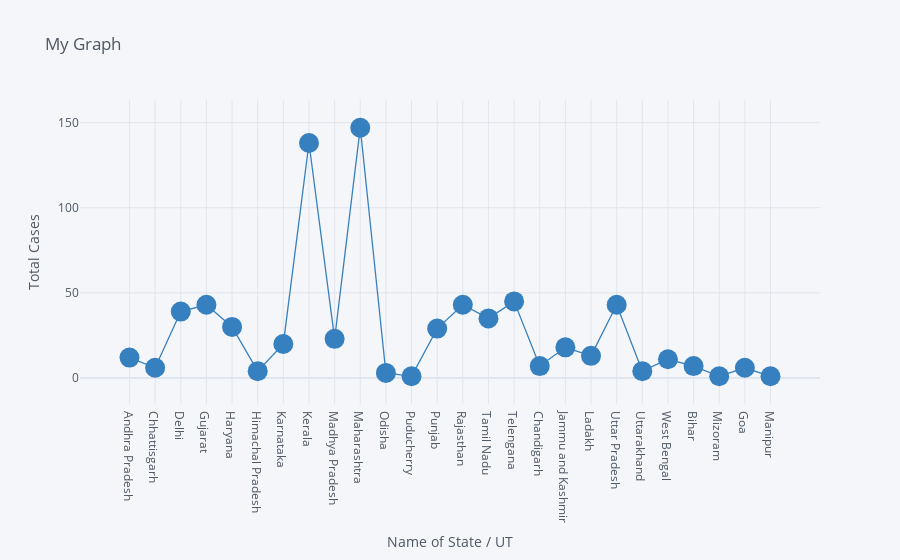
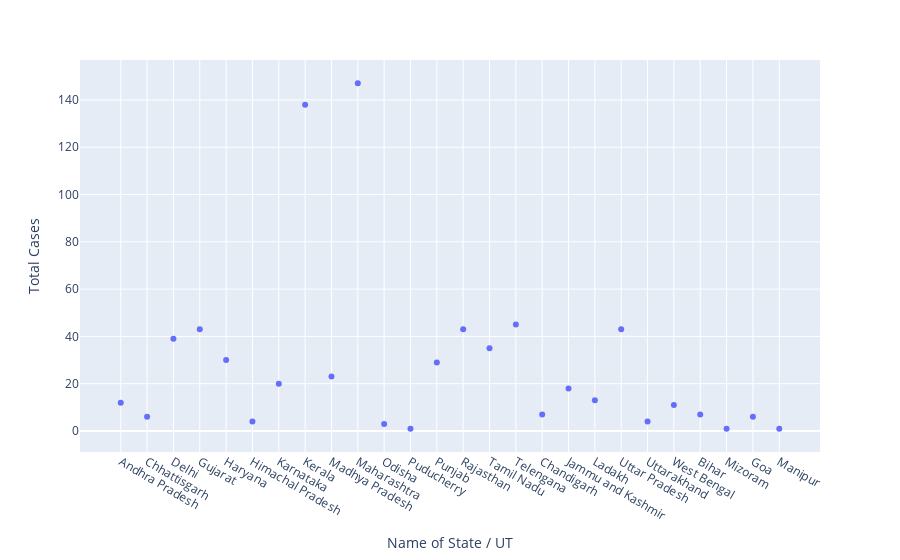

Write notebook code for charts like these, in order.
### Code cell
df.iplot(kind='scatter',x='Name of State / UT',y='Total Cases',mode='markers+lines',title='My Graph',xTitle='Name of State / UT',yTitle='Total Cases',colors='blue',size=20)

px.scatter(df,x='Name of State / UT',y='Total Cases')

### Figure 1 — Plotly figure (JSON) as saved in the notebook; plotly's stock layout.template omitted (floating-point values rounded to 4 significant figures)
{"data": [{"line": {"color": "rgba(55, 128, 191, 1.0)", "dash": "solid", "shape": "linear", "width": 1.3}, "marker": {"size": 20, "symbol": "circle"}, "mode": "markers+lines", "name": "Total Cases", "text": "", "type": "scatter", "x": ["Andhra Pradesh", "Chhattisgarh", "Delhi", "Gujarat", "Haryana", "Himachal Pradesh", "Karnataka", "Kerala", "Madhya Pradesh", "Maharashtra", "Odisha", "Puducherry", "Punjab", "Rajasthan", "Tamil Nadu", "Telengana", "Chandigarh", "Jammu and Kashmir", "Ladakh", "Uttar Pradesh", "Uttarakhand", "West Bengal", "Bihar", "Mizoram", "Goa", "Manipur"], "y": [12, 6, 39, 43, 30, 4, 20, 138, 23, 147, 3, 1, 29, 43, 35, 45, 7, 18, 13, 43, 4, 11, 7, 1, 6, 1]}], "layout": {"legend": {"bgcolor": "#F5F6F9", "font": {"color": "#4D5663"}}, "paper_bgcolor": "#F5F6F9", "plot_bgcolor": "#F5F6F9", "title": {"font": {"color": "#4D5663"}, "text": "My Graph"}, "xaxis": {"gridcolor": "#E1E5ED", "showgrid": true, "tickfont": {"color": "#4D5663"}, "title": {"font": {"color": "#4D5663"}, "text": "Name of State / UT"}, "zerolinecolor": "#E1E5ED"}, "yaxis": {"gridcolor": "#E1E5ED", "showgrid": true, "tickfont": {"color": "#4D5663"}, "title": {"font": {"color": "#4D5663"}, "text": "Total Cases"}, "zerolinecolor": "#E1E5ED"}}}

### Figure 2 — Plotly figure (JSON) as saved in the notebook; plotly's stock layout.template omitted (floating-point values rounded to 4 significant figures)
{"data": [{"hoverlabel": {"namelength": 0}, "hovertemplate": "Name of State / UT=%{x}<br>Total Cases=%{y}", "legendgroup": "", "marker": {"color": "#636efa", "symbol": "circle"}, "mode": "markers", "name": "", "showlegend": false, "type": "scatter", "x": ["Andhra Pradesh", "Chhattisgarh", "Delhi", "Gujarat", "Haryana", "Himachal Pradesh", "Karnataka", "Kerala", "Madhya Pradesh", "Maharashtra", "Odisha", "Puducherry", "Punjab", "Rajasthan", "Tamil Nadu", "Telengana", "Chandigarh", "Jammu and Kashmir", "Ladakh", "Uttar Pradesh", "Uttarakhand", "West Bengal", "Bihar", "Mizoram", "Goa", "Manipur"], "xaxis": "x", "y": [12, 6, 39, 43, 30, 4, 20, 138, 23, 147, 3, 1, 29, 43, 35, 45, 7, 18, 13, 43, 4, 11, 7, 1, 6, 1], "yaxis": "y"}], "layout": {"legend": {"tracegroupgap": 0}, "margin": {"t": 60}, "xaxis": {"anchor": "y", "domain": [0, 1], "title": {"text": "Name of State / UT"}}, "yaxis": {"anchor": "x", "domain": [0, 1], "title": {"text": "Total Cases"}}}}
